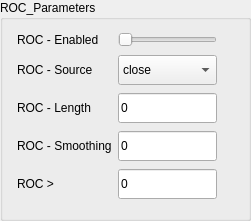
            <widget class="QGroupBox" name="grpBox_ROC_parametersIndi">
             <property name="geometry">
              <rect>
               <x>280</x>
               <y>40</y>
               <width>251</width>
               <height>221</height>
              </rect>
             </property>
             <property name="styleSheet">
              <string notr="true"/>
             </property>
             <property name="title">
              <string>ROC_Parameters</string>
             </property>
             <widget class="QWidget" name="layoutWidget_30">
              <property name="geometry">
               <rect>
                <x>17</x>
                <y>30</y>
                <width>231</width>
                <height>171</height>
               </rect>
              </property>
              <layout class="QGridLayout" name="gridLayout_59">
               <item row="2" column="2">
                <spacer name="horizontalSpacer_39">
                 <property name="orientation">
                  <enum>Qt::Horizontal</enum>
                 </property>
                 <property name="sizeHint" stdset="0">
                  <size>
                   <width>40</width>
                   <height>20</height>
                  </size>
                 </property>
                </spacer>
               </item>
               <item row="1" column="0">
                <widget class="QLabel" name="lblSELL_IndicatorEnabled_12">
                 <property name="styleSheet">
                  <string notr="true"/>
                 </property>
                 <property name="text">
                  <string>ROC - Enabled</string>
                 </property>
                </widget>
               </item>
               <item row="1" column="1">
                <widget class="QSlider" name="hSlider_SELL_IndicatorEnabled_35">
                 <property name="styleSheet">
                  <string notr="true"/>
                 </property>
                 <property name="maximum">
                  <number>5</number>
                 </property>
                 <property name="orientation">
                  <enum>Qt::Horizontal</enum>
                 </property>
                </widget>
               </item>
               <item row="2" column="0">
                <widget class="QLabel" name="lblRocAppliedPrice_10">
                 <property name="styleSheet">
                  <string notr="true"/>
                 </property>
                 <property name="text">
                  <string>ROC - Source</string>
                 </property>
                </widget>
               </item>
               <item row="5" column="1">
                <widget class="QLineEdit" name="txtRocRBuyIncreasePercentage_10">
                 <property name="minimumSize">
                  <size>
                   <width>0</width>
                   <height>30</height>
                  </size>
                 </property>
                 <property name="styleSheet">
                  <string notr="true"/>
                 </property>
                 <property name="text">
                  <string>0</string>
                 </property>
                </widget>
               </item>
               <item row="5" column="0">
                <widget class="QLabel" name="lblRocRBuyIncreasePercentage_10">
                 <property name="styleSheet">
                  <string notr="true"/>
                 </property>
                 <property name="text">
                  <string>ROC &gt;</string>
                 </property>
                </widget>
               </item>
               <item row="3" column="1">
                <widget class="QLineEdit" name="txtRocPeriodR_10">
                 <property name="minimumSize">
                  <size>
                   <width>0</width>
                   <height>30</height>
                  </size>
                 </property>
                 <property name="cursor">
                  <cursorShape>IBeamCursor</cursorShape>
                 </property>
                 <property name="styleSheet">
                  <string notr="true"/>
                 </property>
                 <property name="text">
                  <string>0</string>
                 </property>
                </widget>
               </item>
               <item row="2" column="1">
                <widget class="QComboBox" name="drpRocAppliedPriceR_10">
                 <property name="sizePolicy">
                  <sizepolicy hsizetype="Preferred" vsizetype="Fixed">
                   <horstretch>0</horstretch>
                   <verstretch>0</verstretch>
                  </sizepolicy>
                 </property>
                 <property name="minimumSize">
                  <size>
                   <width>0</width>
                   <height>30</height>
                  </size>
                 </property>
                 <property name="styleSheet">
                  <string notr="true"/>
                 </property>
                 <item>
                  <property name="text">
                   <string>close</string>
                  </property>
                 </item>
                 <item>
                  <property name="text">
                   <string>open</string>
                  </property>
                 </item>
                 <item>
                  <property name="text">
                   <string>high</string>
                  </property>
                 </item>
                 <item>
                  <property name="text">
                   <string>low</string>
                  </property>
                 </item>
                 <item>
                  <property name="text">
                   <string>HL2</string>
                  </property>
                 </item>
                 <item>
                  <property name="text">
                   <string>HLC3</string>
                  </property>
                 </item>
                 <item>
                  <property name="text">
                   <string>OHLC</string>
                  </property>
                 </item>
                </widget>
               </item>
               <item row="3" column="0">
                <widget class="QLabel" name="lblRocPeriodR_10">
                 <property name="styleSheet">
                  <string notr="true"/>
                 </property>
                 <property name="text">
                  <string>ROC - Length</string>
                 </property>
                </widget>
               </item>
               <item row="4" column="0">
                <widget class="QLabel" name="lblRocSmoothingR_10">
                 <property name="styleSheet">
                  <string notr="true"/>
                 </property>
                 <property name="text">
                  <string>ROC - Smoothing</string>
                 </property>
                </widget>
               </item>
               <item row="4" column="1">
                <widget class="QLineEdit" name="txtRocSmoothingR_10">
                 <property name="minimumSize">
                  <size>
                   <width>0</width>
                   <height>30</height>
                  </size>
                 </property>
                 <property name="styleSheet">
                  <string notr="true"/>
                 </property>
                 <property name="text">
                  <string>0</string>
                 </property>
                </widget>
               </item>
              </layout>
             </widget>
            </widget>
